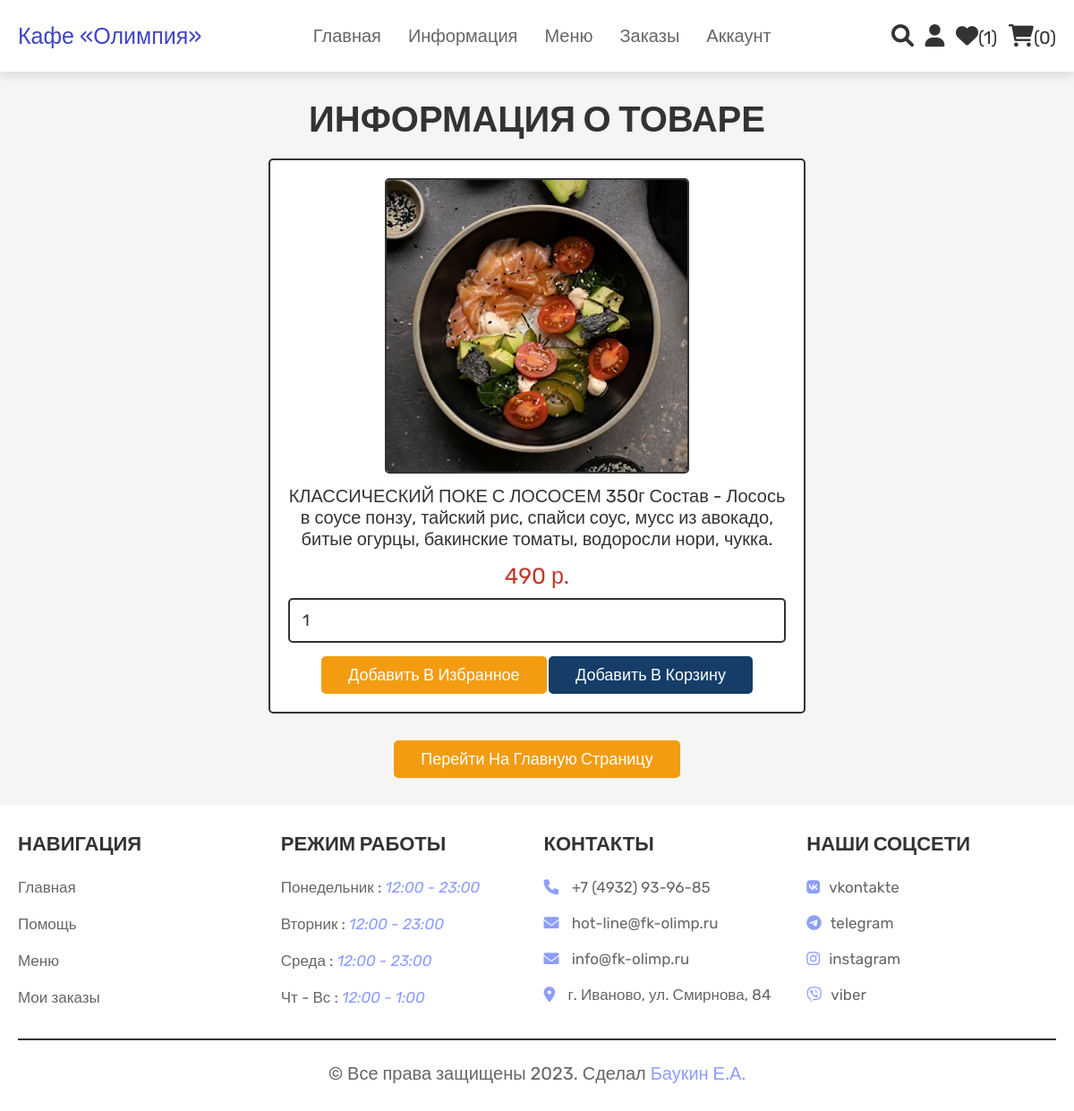
The page /view_page.php?pid=31 (signed in) on the database its author committed.
### tables this page shows
CREATE TABLE `products` (
  `id` int NOT NULL,
  `name` varchar(500) NOT NULL,
  `price` int NOT NULL,
  `image` varchar(100) NOT NULL
);

### view_page.php (the view, shortened to what this page needs)
<?php
@include 'config.php';
?>
<!DOCTYPE html>
<html lang="en">
<head>
   <link rel="stylesheet" href="https://cdnjs.cloudflare.com/ajax/libs/font-awesome/6.0.0/css/all.min.css">
   <link rel="stylesheet" href="css/style.css">
</head>
<body>
<?php @include 'header.php'; ?>
<section class="quick-view">
    <h1 class="title">Информация о товаре</h1>
    <?php
        if(isset($_GET['pid'])){
            $pid = $_GET['pid'];
            $select_products = mysqli_query($conn, "SELECT * FROM `products` WHERE id = '$pid'") or die('query failed');
         if(mysqli_num_rows($select_products) > 0){
            while($fetch_products = mysqli_fetch_assoc($select_products)){
    ?>
    <form action="" method="POST">
         <img src="images/<?php echo $fetch_products['image']; ?>" alt="" class="image">
         <div class="name"><?php echo $fetch_products['name']; ?></div>
         <div class="price"><?php echo $fetch_products['price']; ?> р.</div>
         <input type="number" name="product_quantity" value="1" min="0" class="qty">
         <input type="submit" value="Добавить в избранное" name="add_to_wishlist" class="option-btn">
         <input type="submit" value="Добавить в корзину" name="add_to_cart" class="btn">
      </form>
    <?php
            }
        }else{
        echo '<p class="empty">Информация о продукции отсутствует!</p>';
        }
    }
    ?>
    <div class="more-btn">
        <a href="home.php" class="option-btn">Перейти на главную страницу</a>
    </div>
</section>
<?php @include 'footer.php'; ?>
</body>
</html>

### css/style.css (style rules this page uses)
:root { --pink:#8D9EFF; --red:#c0392b; --orange:#f39c12; --black:#333; --white:#fff; --light-color:#666; --light-white:#ccc; --light-bg:#f5f5f5; --border:.2rem solid var(--black); --box-shadow:0 .5rem 1rem rgba(0,0,0,.1); }
* { font-family: 'Rubik', sans-serif; margin:0; padding:0; box-sizing: border-box; outline: none; border:none; text-decoration: none; transition:all .2s linear; }
html { font-size: 62.5%; overflow-x: hidden; scroll-behavior: smooth; scroll-padding-top: 6.5rem; }
body { background: var(--light-bg); }
section { padding:3rem 2rem; }
.btn, .delete-btn, .option-btn { display: inline-block; border-radius: .5rem; margin-top: 1rem; font-size: 1.8rem; color:var(--white); cursor: pointer; padding:1rem 3rem; text-transform: capitalize; }
.btn { background-color: #153d68; }
.option-btn { background-color: var(--orange); }
.more-btn { margin-top: 2rem; text-align: center; }
.title { text-align: center; margin-bottom: 2rem; color:var(--black); text-transform: uppercase; font-size: 4rem; }
.quick-view form { max-width: 60rem; padding:2rem; text-align: center; border:var(--border); box-shadow: var(--border); border-radius: .5rem; background-color: var(--white); margin:0 auto; }
.quick-view form .image { height: 33rem; border:var(--border); border-radius: .5rem; }
.quick-view form .name { margin:1rem 0; font-size: 2rem; color:var(--black); }
.quick-view form .price { color:var(--red); font-size: 2.5rem; padding:.5rem 0; }
.quick-view form .qty { width: 100%; padding:1.2rem 1.4rem; font-size: 1.8rem; color:var(--black); border-radius: .5rem; border:var(--border); margin:.5rem 0; }

### rows shown on the page
products: image (picture), name "КЛАССИЧЕСКИЙ ПОКЕ С ЛОСОСЕМ 350г Состав - Лосось в соусе понзу, тайский рис, спайси соус, мусс из авокадо, битые огурцы, бакинские томаты, водоросли нори, чукка.", price "490"

### other values the page prints
$wishlist_num_rows "1"
$cart_num_rows "0"
